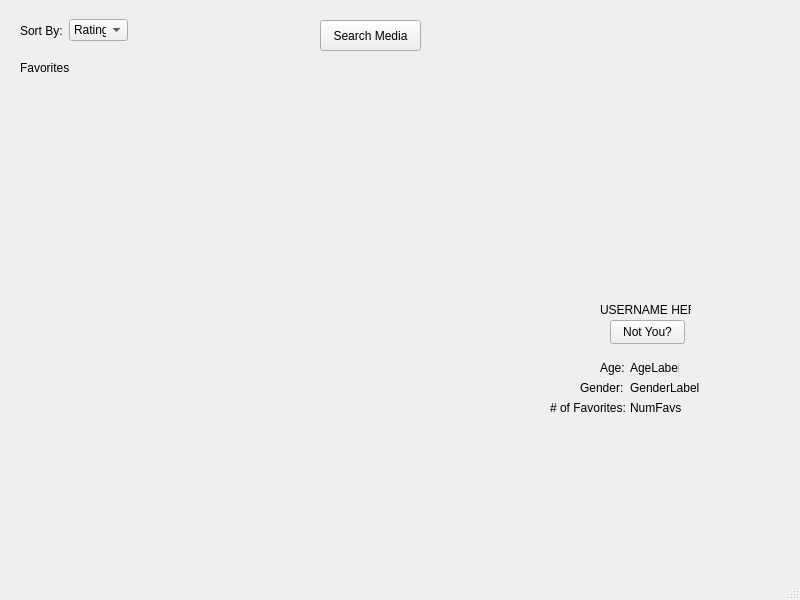
<?xml version="1.0" encoding="UTF-8"?>
<ui version="4.0">
 <class>UserHomePage</class>
 <widget class="QMainWindow" name="UserHomePage">
  <property name="enabled">
   <bool>true</bool>
  </property>
  <property name="geometry">
   <rect>
    <x>0</x>
    <y>0</y>
    <width>800</width>
    <height>600</height>
   </rect>
  </property>
  <property name="windowTitle">
   <string>MainWindow</string>
  </property>
  <widget class="QWidget" name="centralwidget">
   <widget class="QPushButton" name="MediaSearchButton">
    <property name="geometry">
     <rect>
      <x>320</x>
      <y>20</y>
      <width>101</width>
      <height>31</height>
     </rect>
    </property>
    <property name="text">
     <string>Search Media</string>
    </property>
   </widget>
   <widget class="QLabel" name="label">
    <property name="geometry">
     <rect>
      <x>560</x>
      <y>120</y>
      <width>181</width>
      <height>181</height>
     </rect>
    </property>
    <property name="styleSheet">
     <string notr="true">QLabel {
	background-image: url(:/Assets/ProfileImage.png)
}</string>
    </property>
    <property name="text">
     <string/>
    </property>
    <property name="pixmap">
     <pixmap>../../Assets/ProfileImage.jpg</pixmap>
    </property>
    <property name="scaledContents">
     <bool>true</bool>
    </property>
   </widget>
   <widget class="QLabel" name="UserNameLabel">
    <property name="geometry">
     <rect>
      <x>600</x>
      <y>300</y>
      <width>91</width>
      <height>20</height>
     </rect>
    </property>
    <property name="text">
     <string>USERNAME HERE</string>
    </property>
   </widget>
   <widget class="QPushButton" name="ChangeUserButton">
    <property name="geometry">
     <rect>
      <x>610</x>
      <y>320</y>
      <width>75</width>
      <height>24</height>
     </rect>
    </property>
    <property name="text">
     <string>Not You?</string>
    </property>
   </widget>
   <widget class="QLabel" name="label_2">
    <property name="geometry">
     <rect>
      <x>600</x>
      <y>360</y>
      <width>31</width>
      <height>16</height>
     </rect>
    </property>
    <property name="text">
     <string>Age: </string>
    </property>
   </widget>
   <widget class="QLabel" name="AgeLabel">
    <property name="geometry">
     <rect>
      <x>630</x>
      <y>360</y>
      <width>49</width>
      <height>16</height>
     </rect>
    </property>
    <property name="text">
     <string>AgeLabel</string>
    </property>
   </widget>
   <widget class="QLabel" name="label_4">
    <property name="geometry">
     <rect>
      <x>20</x>
      <y>60</y>
      <width>51</width>
      <height>16</height>
     </rect>
    </property>
    <property name="text">
     <string>Favorites</string>
    </property>
   </widget>
   <widget class="QLabel" name="label_5">
    <property name="geometry">
     <rect>
      <x>580</x>
      <y>380</y>
      <width>51</width>
      <height>16</height>
     </rect>
    </property>
    <property name="text">
     <string>Gender:</string>
    </property>
   </widget>
   <widget class="QLabel" name="GenderLabel">
    <property name="geometry">
     <rect>
      <x>630</x>
      <y>380</y>
      <width>71</width>
      <height>16</height>
     </rect>
    </property>
    <property name="text">
     <string>GenderLabel</string>
    </property>
   </widget>
   <widget class="QLabel" name="label_3">
    <property name="geometry">
     <rect>
      <x>550</x>
      <y>400</y>
      <width>81</width>
      <height>16</height>
     </rect>
    </property>
    <property name="text">
     <string># of Favorites:</string>
    </property>
   </widget>
   <widget class="QLabel" name="NumFavsLabel">
    <property name="geometry">
     <rect>
      <x>630</x>
      <y>400</y>
      <width>51</width>
      <height>16</height>
     </rect>
    </property>
    <property name="text">
     <string>NumFavs</string>
    </property>
   </widget>
   <widget class="QWidget" name="gridLayoutWidget">
    <property name="geometry">
     <rect>
      <x>20</x>
      <y>80</y>
      <width>491</width>
      <height>451</height>
     </rect>
    </property>
    <layout class="QGridLayout" name="gridLayout"/>
   </widget>
   <widget class="QWidget" name="horizontalLayoutWidget">
    <property name="geometry">
     <rect>
      <x>20</x>
      <y>10</y>
      <width>108</width>
      <height>41</height>
     </rect>
    </property>
    <layout class="QHBoxLayout" name="horizontalLayout">
     <item>
      <widget class="QLabel" name="label_6">
       <property name="enabled">
        <bool>true</bool>
       </property>
       <property name="text">
        <string>Sort By:</string>
       </property>
      </widget>
     </item>
     <item>
      <widget class="QComboBox" name="SortByBox">
       <item>
        <property name="text">
         <string>Rating</string>
        </property>
       </item>
       <item>
        <property name="text">
         <string>A-Z</string>
        </property>
       </item>
      </widget>
     </item>
    </layout>
   </widget>
  </widget>
  <widget class="QMenuBar" name="menubar">
   <property name="geometry">
    <rect>
     <x>0</x>
     <y>0</y>
     <width>800</width>
     <height>22</height>
    </rect>
   </property>
  </widget>
  <widget class="QStatusBar" name="statusbar"/>
 </widget>
 <resources/>
 <connections/>
</ui>
